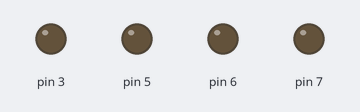
Bench run of a sketch on a simulated Arduino Uno, built with avr-gcc and run on an emulated ATmega328P. Parts: output pins drawn as LEDs (lit = HIGH).

Above: at 0.1 s.
At 2.1 s:
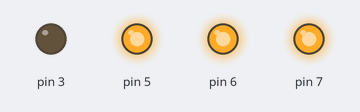
Timing chart, 0 to 3.6 s (numbered marks = the images above):
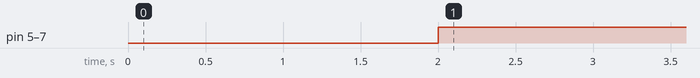

The sketch:

test.ino
```cpp
void loop()
{
  pinMode(3,OUTPUT);
  pinMode(5,OUTPUT);
  pinMode(6,OUTPUT);
  pinMode(7,OUTPUT);
}

void setup()
{
  digitalWrite(3,HIGH);
  digitalWrite(5,HIGH);
  digitalWrite(6,HIGH);
  digitalWrite(7,HIGH);
  delay(1000);
  digitalWrite(3,LOW);
  digitalWrite(3,LOW);
  digitalWrite(3,LOW);
  digitalWrite(3,LOW);
  delay(1000);
}
```

Measured:
- by itself, pin 5–7: LOW → HIGH at 2.0 s
